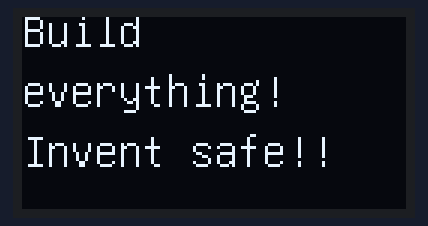
Simulated run of this sketch. Board: Arduino Uno, built with avr-gcc and run on an emulated ATmega328P. On the bench: 128×64 one-colour display. What the sketch prints to the serial monitor is not drawn.

Above: at 4.3 s.

The sketch:

Day_21.ino
```cpp
#include <U8glib.h>

U8GLIB_SH1106_128X64  My_u8g_Panel(U8G_I2C_OPT_NONE); // I2C / TWI

void draw(void) {
  // graphic commands to redraw the complete screen should be placed here
  My_u8g_Panel.setFont(u8g_font_unifont);
  // My_u8g_Panel.drawStr( 0, 1, ".");
  // My_u8g_Panel.drawStr( 123, 1, ".");
  // My_u8g_Panel.drawStr( 0, 65, ".");
  // My_u8g_Panel.drawStr( 123, 65, ".");
  My_u8g_Panel.drawStr( 0, 10, "Build");
  My_u8g_Panel.drawStr( 0, 30, "everything!");
  My_u8g_Panel.drawStr( 0, 50, "Invent safe!!");

}

void setup(void) {
  // Setup Serial Monitor
  Serial.begin(9600);
  // flip screen, if required
  // My_u8g_Panel.setRot180();

  // assign default color value
  My_u8g_Panel.setColorIndex(1); // pixel on

 // pinMode(8, OUTPUT);
}

void loop(void) {
  // picture loop
  My_u8g_Panel.firstPage();
  do {
    draw();
    delay(500);
    Serial.print("Inside: ");
    // Serial.println(My_u8g_Panel.nextPage());
  } while( My_u8g_Panel.nextPage() );

  delay(500);
  Serial.print("Outside: ");
  Serial.println(My_u8g_Panel.nextPage());


}
```
